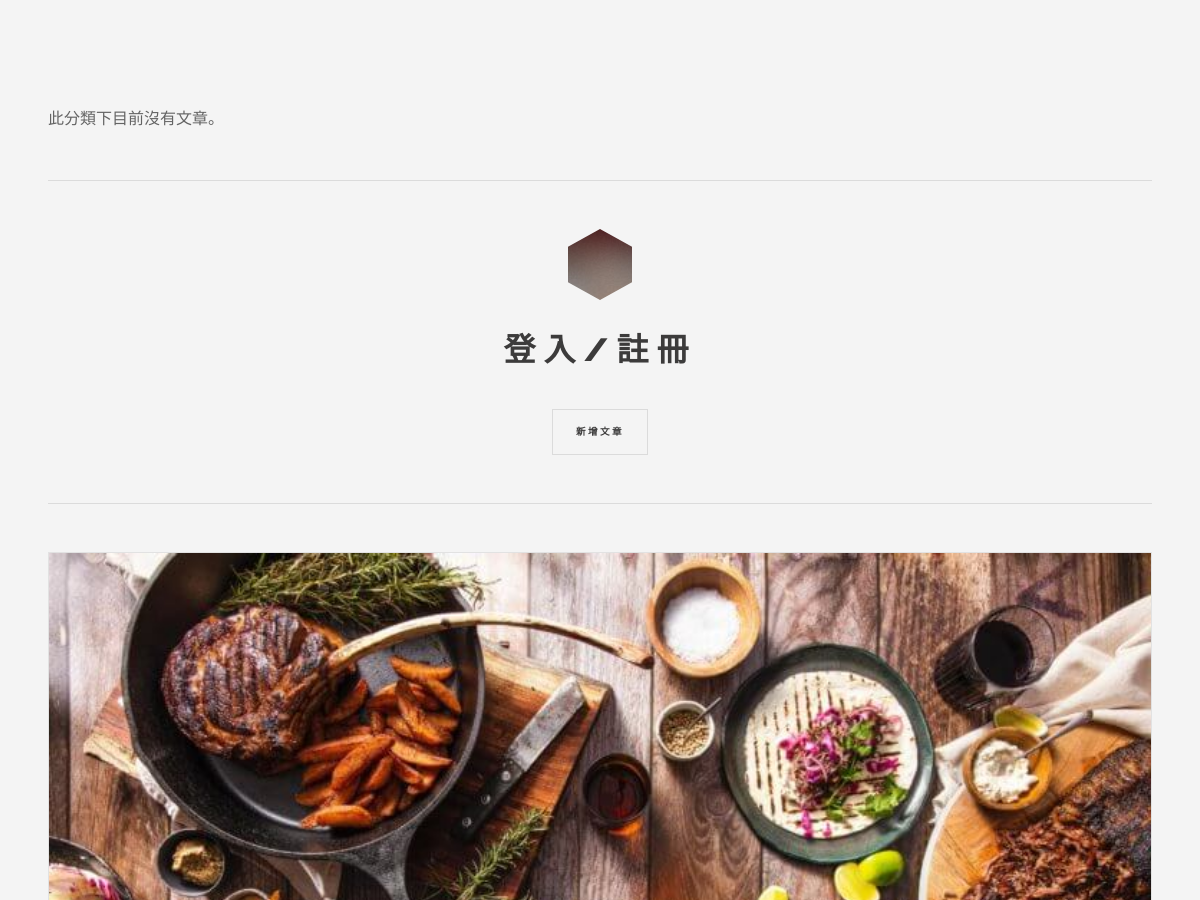
Before: /author?author_name=J (upper part) with the older database file.
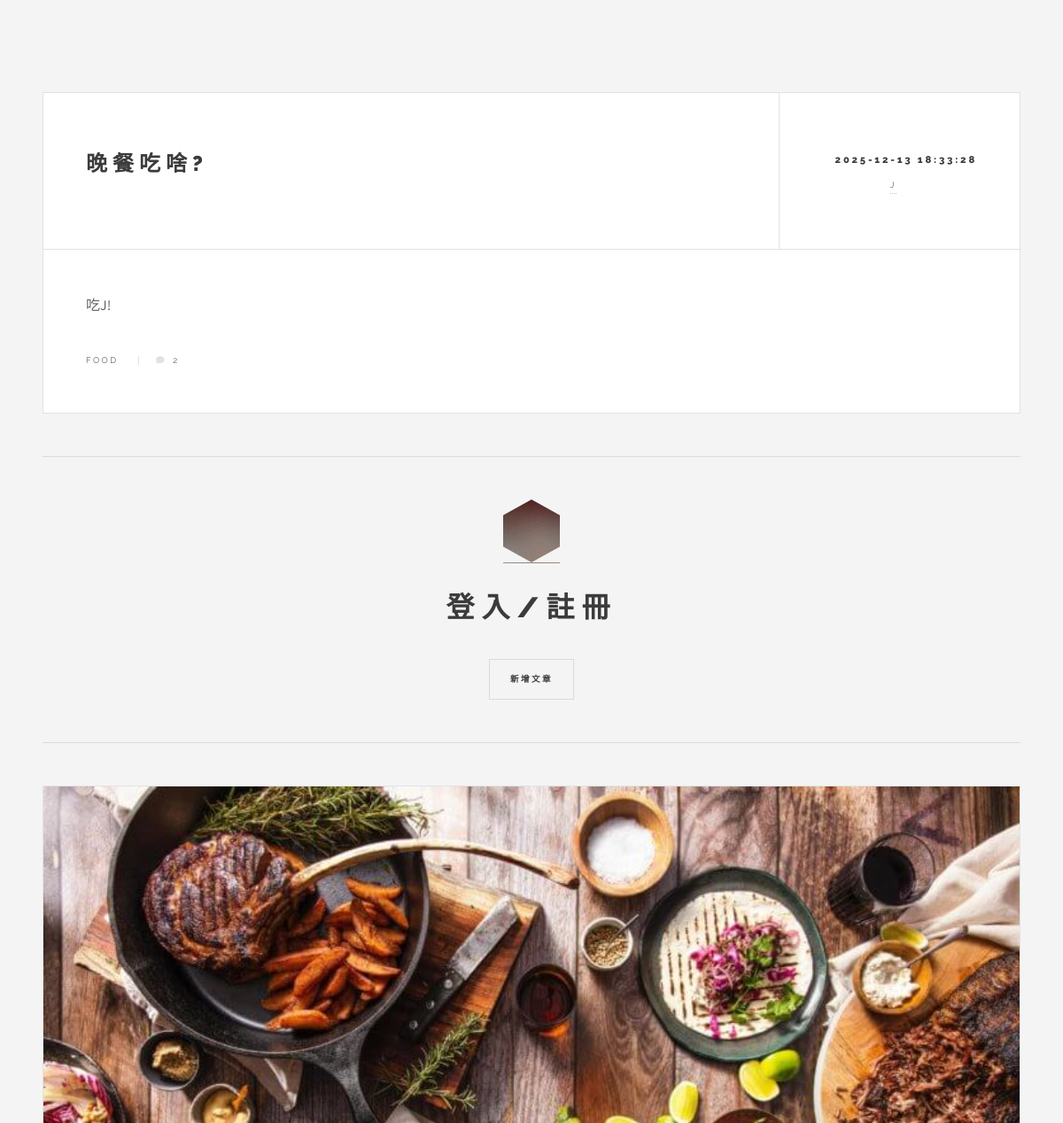
After: the same page with the newer database file.
### tables this page shows
CREATE TABLE data (id INTEGER PRIMARY KEY, title TEXT NOT NULL, content TEXT NOT NULL, author TEXT NOT NULL, time TEXT NOT NULL, category TEXT NOT NULL);

### main.py (the view)
@app.route('/author')
def author_posts():
    author_name = request.args.get('author_name')
    articles = get_articles_by_author(author_name)
    current_username = session.get('username')
    articles_with_count = []
    for article in articles:
        article_id = article[0]
        comment_count = get_comment_count_by_article_id(article_id)
        article_list = list(article)
        article_list.append(comment_count)
        articles_with_count.append(tuple(article_list))
    return render_template('author.html',articles=articles_with_count, username=current_username)

### main.py (called while the page is built)
def get_articles_by_author(author_name):
    conn = sqlite3.connect(DB_PATH)
    cursor = conn.cursor()
    query = 'SELECT id, title, content, author, time, category FROM data WHERE author = ? ORDER BY time DESC'
    cursor.execute(query, (author_name,))
    articles = cursor.fetchall()
    conn.close()
    return articles

def get_comment_count_by_article_id(article_id):
    conn = sqlite3.connect(DB_PATH)
    cursor = conn.cursor()
    query = "SELECT COUNT(content_id) FROM comment WHERE data_id = ?"
    cursor.execute(query, (article_id,))
    count = cursor.fetchone()[0]
    conn.close()
    return count

### templates/author.html (shortened to what this page needs)
<!DOCTYPE HTML>
<html>
	<head>
		<link rel="stylesheet" href="{{ url_for('static', filename='assets/css/main.css') }}" />
	</head>
	<body class="is-preload">
			<div id="wrapper">
				<div id="main">
        			{% if articles %}
   					{% for article in articles %}
        			<article class="post">
            			<header>
                			<div class="title">
                    			<a href="{{ url_for('single_posts', article_id=article[0]) }}"><h2 class="article-content">{{ article[1] }}</h2></a>
                			</div>
                			<div class="meta">
                    			<time class="published" datetime="{{ article[4] }}">{{ article[4] }}</time>
                    			<a href="{{ url_for('author_posts', author_name=article[3]) }}" class="author"><span class="name">{{ article[3] }}</span></a>
                			</div>
            			</header>
            			<p class="article-content">{{ article[2] | safe }}</p>
            			<footer>
							<ul class="stats">
								<li>{{ article[5] }}</li>
								<li><a href="{{ url_for('single_posts', article_id=article[0]) }}" class="icon solid fa-comment">{{ article[6] }}</a></li>
							</ul>
            			</footer>
        			</article>
    				{% endfor %}
					{% else %}
    				<p>此分類下目前沒有文章。</p>
					{% endif %}
    			</div>
					<section id="sidebar">
							<section id="intro">
								<header>
            						{% if username %}
            						<a href="/">
										<h2 id="welcome-message">你好，{{ username }}</h2>
									</a>
									<a href="{{ url_for('logout') }}" id="logoutBtn">
                						<h2>登出</h2>
            						</a>
            						{% else %}
									<a href="{{ url_for('index') }}" class="logo">
        								<img src="{{ url_for('static', filename='images/logo.jpg') }}" alt="Logo" />
							    	</a>
            						<a href="#">
                						<h2 id="loginRegisterBtn">登入/註冊</h2>
           	 						</a>
            						{% endif %}
									<button id="addPostButton">新增文章</button>
								</header>
							</section>
							<section>
								<div class="mini-posts">
										<article class="mini-post">
											<a href="{{ url_for('category_posts', category_name='Food') }}" class="image"><img src="{{ url_for('static', filename='images/pic04.jpg') }}" alt="" /></a>
										</article>
								</div>
							</section>
					</section>
			</div>
	</body>
</html>

Changed rows visible on the page:
added data: title "晚餐吃啥?", time "2025-12-13 18:33:28", author "J", content "吃J!", category "FOOD", article "2"
Other visible differences:
text no longer shown: "此分類下目前沒有文章。"
